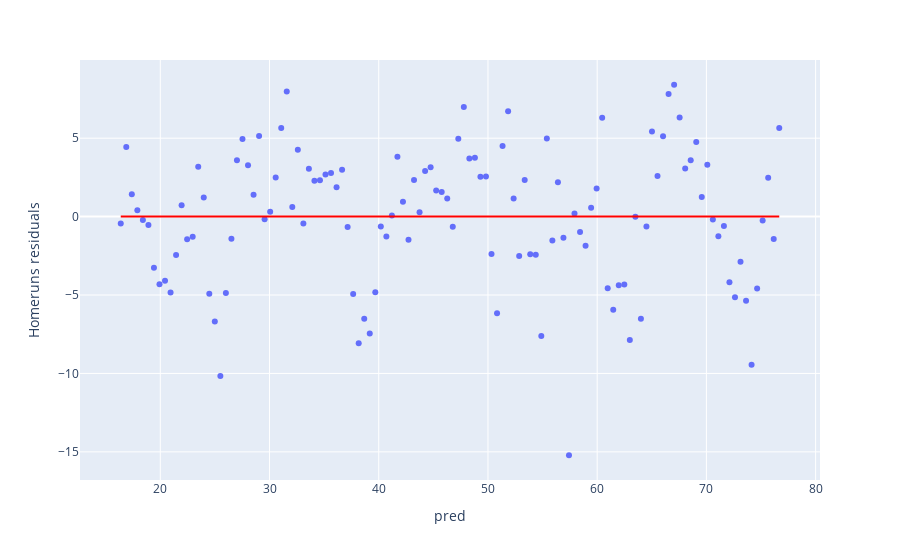

The notebook cell this image was saved under:
### Code cell
homeruns['Homeruns'] = np.sqrt(homeruns['Homeruns'])

create_residual_plot(homeruns, 'Year', 'Homeruns')
